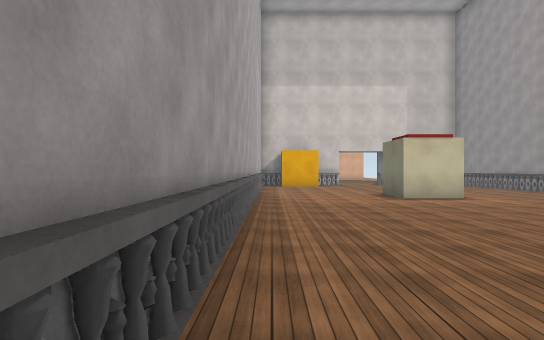
View 1 (above)

14 first-person views from a walk through a Unity game level. The camera is 1.4 m above the floor, looks level and sees 80° across. The floor is counted in squares, 2 m on a side. Each view is taken from the middle of a square. On the plan, view 1 faces up. The plan holds only what a view shows up to about 10 squares ahead; the rest is blank. The place goes on beyond the plan. The player character is not drawn. Door leaves are left out, so doorways stand open. Surface patterns are stand-ins for the level's own textures.

View 2
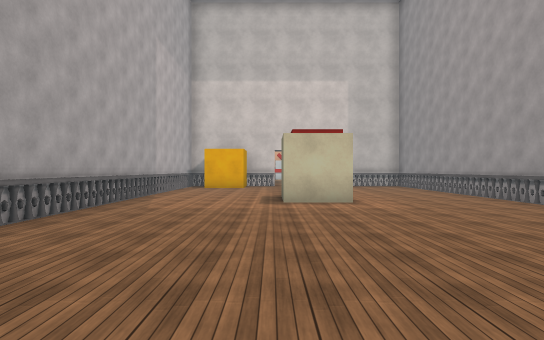

View 3
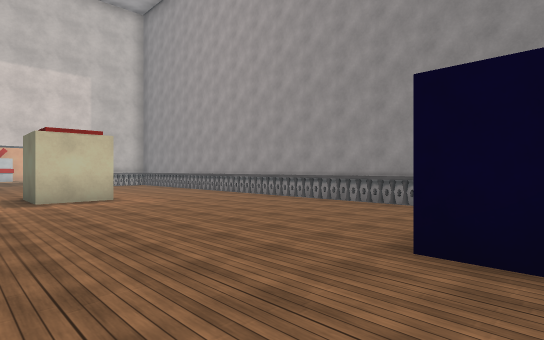

View 4
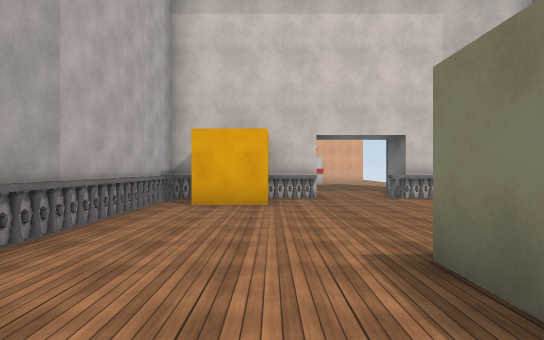

View 5
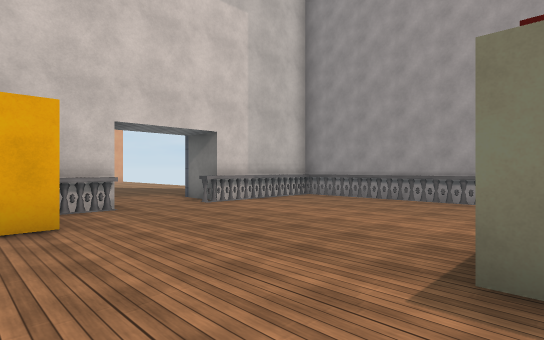

View 6
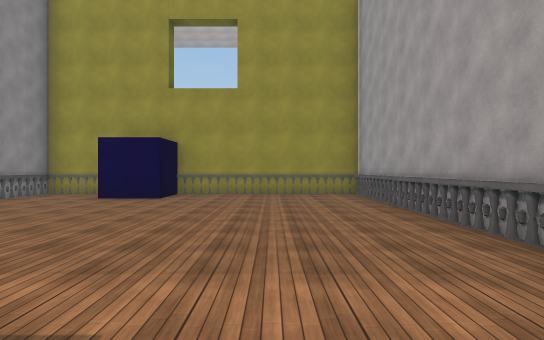

View 7
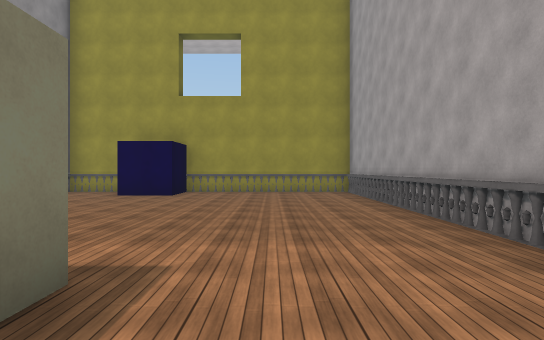

View 8
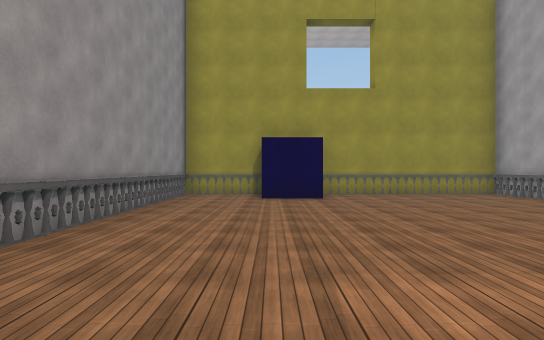

View 9
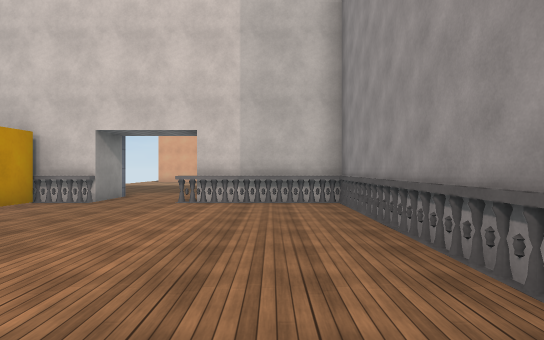

View 10
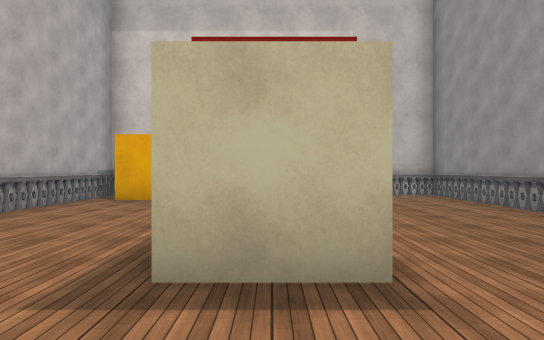

View 11
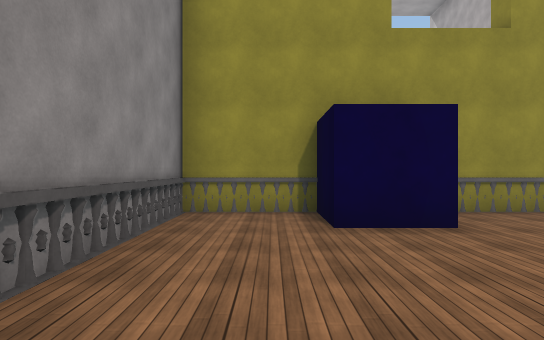

View 12
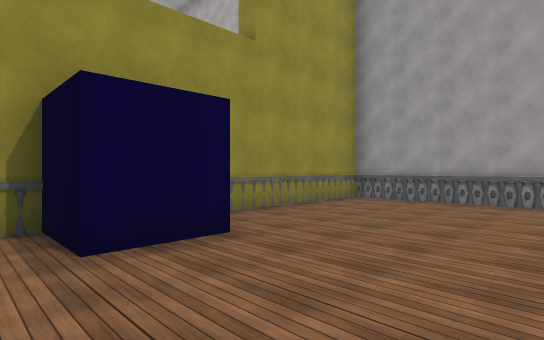

View 13
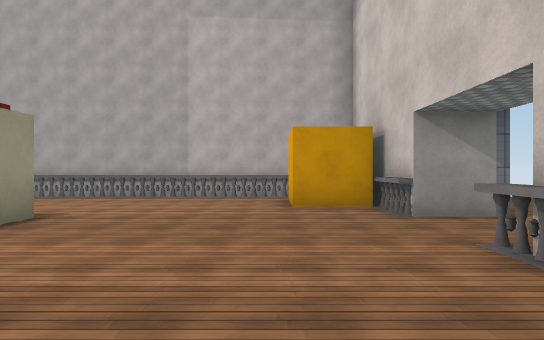

View 14
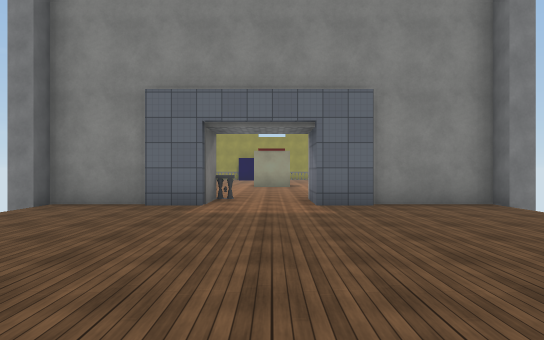

### Floor plan
Points are (right, up) in squares from view 1. A wall is a line through its corners. A room is listed if a view was taken in it or the views show most of it. See-through windows are left out.
Room 1 (views 1, 2, 3, 4, 5, 6, 7, 8, 9, 10, 11, 12, 13)
walls: (3.1, 14.9) (1.9, 14.9) (1.9, 13.4) (0.4, 13.4); (3.1, 15.1) (-0.5, 15.1); (0.1, 14.9) (-0.5, 14.9); (-0.5, 14.8) (-0.5, -0.4) (4.7, -0.4) (4.7, 1.1) (6.2, 1.1) (6.2, -0.4) (8.5, -0.4) (8.5, 14.9) (4.9, 14.9); (8.3, 15.1) (4.9, 15.1)
low walls: (-0.2, 7.2) (-0.5, 6.8); (-0.7, 4.3) (-0.3, 3.8); (-0.3, 10.5) (-0.7, 10); (8.7, 10) (8.3, 10.3); (8.6, 3.1) (8.3, 3.5); (-0.2, 11.4) (-0.6, 10.9); (8.6, 11.1) (8.3, 11.5); (8.7, 11.5) (8.4, 11.9); (-0.3, 12.1) (-0.6, 11.7); (8.7, 12) (8.4, 12.4); (8.6, 12.6) (8.3, 13); (8.7, 13) (8.4, 13.4); (8.4, 0.5) (8.7, 0.8); (8.7, 13.3) (8.3, 13.8); (5.7, 14.9) (5.4, 15.2) (5.1, 14.9); (3, 15.2) (2.5, 14.8); (-0.5, -0.1) (-0.1, -0.6); (8.2, -0.4) (8.6, -0.1); (8.2, -0.5) (8.6, -0.1); (8.5, 14.8) (8.3, 15.1); (8.5, 14.9) (8, 15.4); (-0.2, 15.1) (-0.5, 14.8); (-0.2, 15.2) (-0.5, 14.8)
ways out: open door at (4.5, 15.5) to room 2; open door at (4, -0.5)
objects: other object (4, 8) to (4, 9)
Room 2 (view 14)
walls: (5.4, 16.6) (6.6, 16.6); (5.4, 16.4) (8.5, 16.4) (8.5, 16.8); (1.9, 16.6) (3.1, 16.6); (4.9, 15.2) (5.4, 15.2); (-0.5, 16.8) (-0.5, 16.4) (2, 16.4)
ways out: open door at (4.5, 15.5) to room 1; gap at (-1, 17); gap at (9, 17)

Positions as (right, up) in squares from view 1, and headings:
1: (0, 0), facing up
2: (3, 1), facing up
3: (2, 0), facing up-right
4: (2, 7), facing up
5: (1, 9), facing up-right
6: (2, 9), facing down
7: (2, 10), facing down
8: (6, 9), facing down
9: (7, 8), facing up
10: (4, 6), facing up
11: (7, 5), facing down
12: (7, 4), facing down-left
13: (8, 13), facing left
14: (4, 23), facing down
